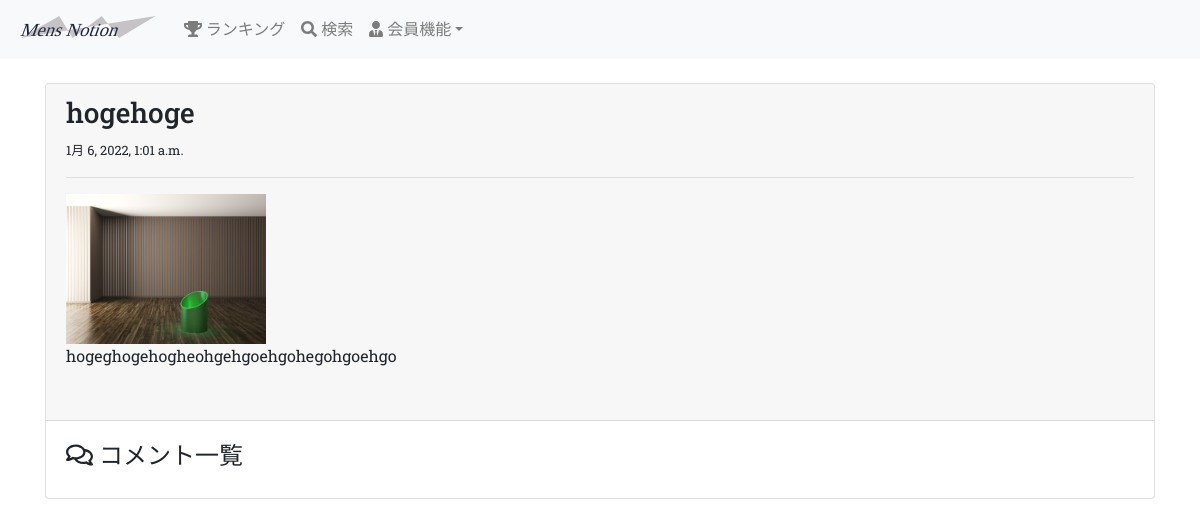
/post/2/, run on an earlier commit of the app's database.
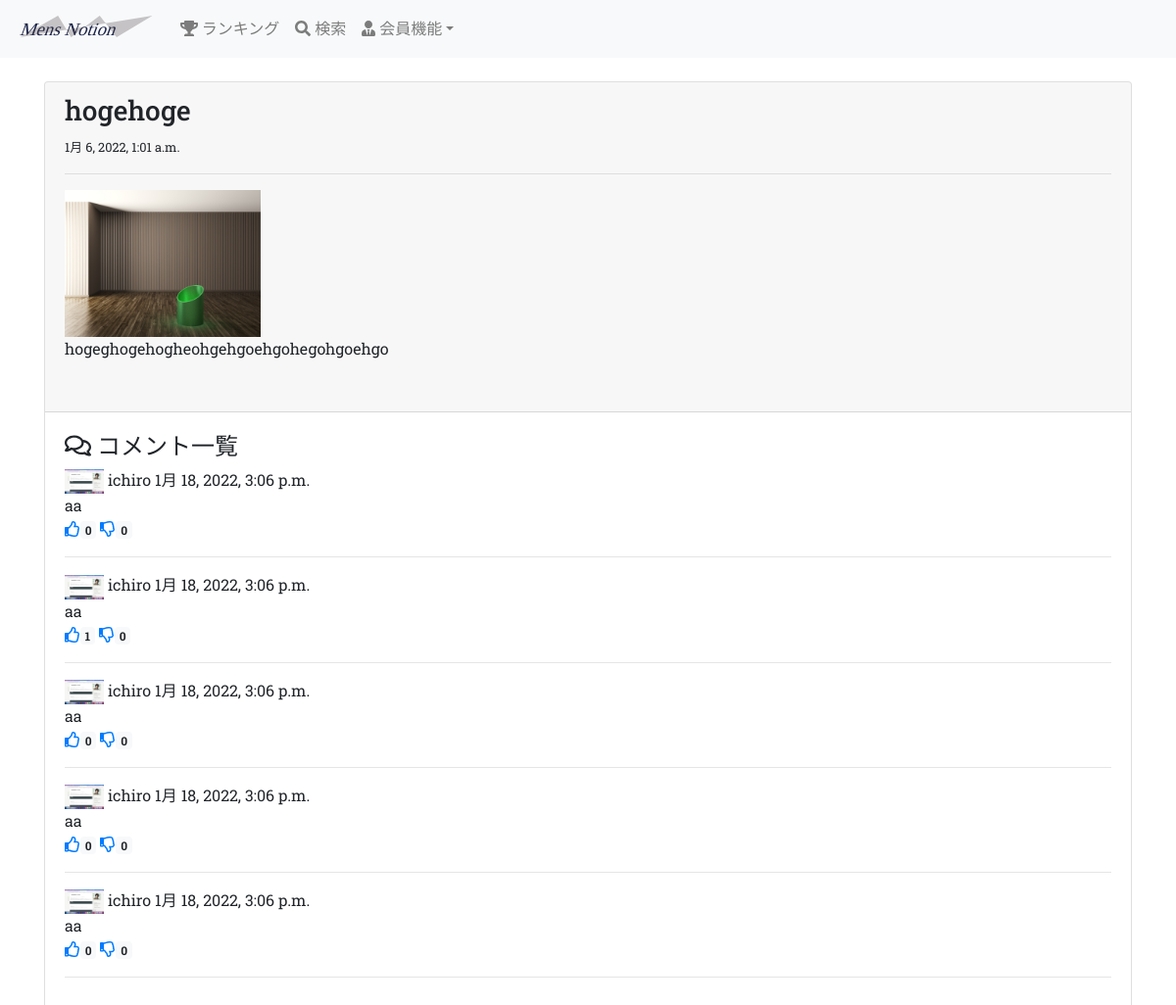
And on a later commit of the database.
### groomings/models.py (models this page shows, shortened)
class Date(models.Model):
    created_at = models.DateTimeField(default=now)
    class Meta:
        abstract = True

class Comment(Date):
    text = models.CharField(max_length=255)
    user = models.ForeignKey(
        'User', on_delete=models.CASCADE, related_name="user_comment"
    )
    post = models.ForeignKey(
        'Post', on_delete=models.CASCADE, related_name="post_comment"
    )
    favorite = models.ManyToManyField(User, related_name="user_favo_comme")
    bad = models.ManyToManyField(User, related_name="user_bad")
    class Meta:
        db_table = 'comment'

class User(AbstractBaseUser, PermissionsMixin):
    username = models.CharField(max_length=150)
    email = models.EmailField(max_length=255, unique=True)
    image = models.FileField(upload_to='user_image/', null=True, blank=True)
    point = models.IntegerField(default=50, validators=[MinValueValidator(0)])
    follow = models.ManyToManyField(
        'self', blank=True, symmetrical=False, related_name="follower"
    )
    is_active = models.BooleanField(default=True)
    is_staff = models.BooleanField(default=False) # 管理画面にログインできるかどうか
    USERNAME_FIELD = 'email' # このテーブルのレコードを一意に識別
    REQUIRED_FIELDS = ['username'] # スーパーユーザー作成時に入力する(emailとパスワードは必須だからそれ以外で)
    objects = UserManager()
    class Meta:
        db_table = 'user'

### groomings/views.py (the view, shortened to what this page needs)
# urls.py: path(r'post/<int:post_id>/', views.post_detail, name='post_detail'), # 投稿詳細ページ(<int:post_id>必要)
def post_detail(request, post_id):
    post = Post.objects.get(pk=post_id)
    comme_form = forms.CommentForm(request.POST or None)
    comments = post.post_comment.all()
    return render(request, 'groomings/post_detail.html', context={"post": post, "form": comme_form, "comments": comments})

### groomings/templatetags/tag_event.py (called while the page is built)
@register.filter(name="count_commefavo")
def count_commefavo(comment):
    return comment.favorite.all().count()

@register.filter(name="count_commebad")
def count_commebad(comment):
    return comment.bad.all().count()

### groomings/templates/groomings/post_detail.html (shortened to what this page needs)
{% extends 'groomings/base.html' %}
{% load static %}
{% load tag_event %}
{% block content %}
<div class="card">
    <div class="card-header">
        <h3>{{ post.title }}</h3><small>{{ post.created_at }}</small><hr>
        {% if post.image1 %}
        <img src="{{ post.image1.url }}" alt="" width="200px">
        {% endif %}
        <p>{{ post.text }}</p>
        <br>
    </div>
    <div class="card-body">
        <h4><i class="far fa-comments"></i> コメント一覧</h4>
        <div class="all-comment">
            {% for comment in comments %}
            <div class="one-comment mb-2">
                <div>
                    {% if comment.user.image %}
                        <img src="{{ comment.user.image.url }}" width="40px">
                    {% else %}
                        <img src="{% static 'static_image/default.png' %}" width="40px">
                    {% endif %}
                    {{ comment.user.username }} {{ comment.created_at }}
                    <br>{{ comment.text }}
                </div>
                {% if request.user in comment.favorite.all %}
                    <a href="{% url 'groomings:favo_comme' comment.id %}"><i class="fas fa-thumbs-up"></i><span class="badge badge-light">{{ comment | count_commefavo }}</span></a>
                {% else %}
                    <a href="{% url 'groomings:favo_comme' comment.id %}"><i class="far fa-thumbs-up"></i><span class="badge badge-light">{{ comment | count_commefavo }}</span></a>
                {% endif %}
                {% if request.user in comment.bad.all %}
                    <a href="{% url 'groomings:bad_comme' comment.id %}"><i class="fas fa-thumbs-down"></i><span class="badge badge-light">{{ comment | count_commebad }}</span></a>
                {% else %}
                    <a href="{% url 'groomings:bad_comme' comment.id %}"><i class="far fa-thumbs-down"></i><span class="badge badge-light">{{ comment | count_commebad }}</span></a>
                {% endif %}
            </div>
            <hr>
            {% endfor %}
        </div>
    </div>
</div>
{% endblock %}

What changed in the data, as far as the page shows it:
added Comment: user.image (picture), user.username "ichiro", created_at "1月 18, 2022, 3:06 p.m.", text "aa", id "0"
added Comment: user.image (picture), user.username "ichiro", created_at "1月 18, 2022, 3:06 p.m.", text "aa", id "1", id "0"
added Comment: user.image (picture), user.username "ichiro", created_at "1月 18, 2022, 3:06 p.m.", text "aa", id "0"
added Comment: user.image (picture), user.username "ichiro", created_at "1月 18, 2022, 3:06 p.m.", text "aa", id "0"
added Comment: user.image (picture), user.username "ichiro", created_at "1月 18, 2022, 3:06 p.m.", text "aa", id "0"
